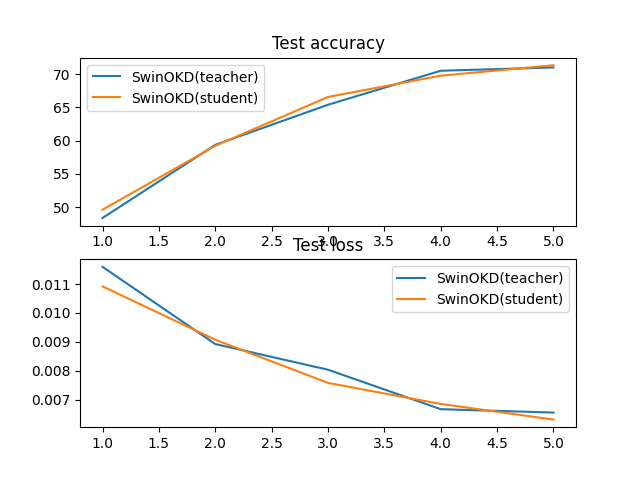

The script that saved this image:
# --------------------------------------
# -*- coding: utf-8 -*- 
# @Time : 2022/9/18 14:24 
# @Author : wzy 
# @File : visual.py
# ---------------------------------------
from matplotlib import pyplot as plt


def draw(teacher_history, student_history, epochs):

    x = list(range(1, epochs + 1))

    plt.subplot(2, 1, 1)
    plt.plot(x, [teacher_history[i][0] for i in range(epochs)], label='SwinOKD(teacher)')
    plt.plot(x, [student_history[i][0] for i in range(epochs)], label='SwinOKD(student)')

    plt.title('Test accuracy')
    plt.legend()

    plt.subplot(2, 1, 2)
    plt.plot(x, [teacher_history[i][1] for i in range(epochs)], label='SwinOKD(teacher)')
    plt.plot(x, [student_history[i][1] for i in range(epochs)], label='SwinOKD(student)')

    plt.title('Test loss')
    plt.legend()

    plt.savefig("visual.png")
